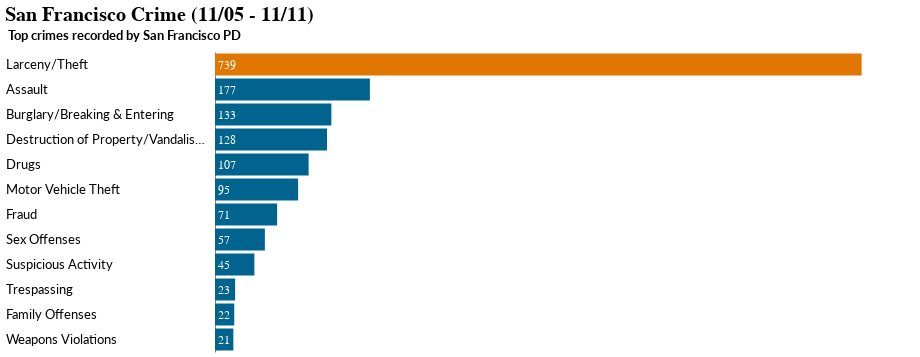

Source (notebook cell):
### Code cell
max_val = crime_counts_df.Count.max()

base = alt.Chart(crime_counts_df, title='San Francisco Crime (11/05 - 11/11)').encode(
x=alt.X('Count', axis=None),
y=alt.Y('Crime', title='Top crimes recorded by San Francisco PD', sort=list(crime_counts_df.Crime.values)))

bars = base.mark_bar(size=22).encode(color=alt.condition(
    alt.datum.Count == max_val,
    alt.value('#e17700'),
    alt.value('#00648e')))

text = alt.Chart(crime_counts_df).mark_text(
    color='white',
    align='left',
    size=12,
    x=3
).encode(
    alt.Text('Count:N'), alt.Y('Crime', sort=list(crime_counts_df.Crime.values)))

chart = bars + text
chart

### Figure 1 — Vega-Lite specification as saved in the notebook (floating-point values rounded to 4 significant figures)
{"$schema": "https://vega.github.io/schema/vega-lite/v3.4.0.json", "background": "white", "config": {"axisY": {"labelAlign": "left", "labelFont": "Lato", "labelFontSize": 13, "labelLimit": 200, "labelPadding": 210, "ticks": false, "titleAlign": "right", "titleAngle": 0, "titleFont": "Lato", "titleFontSize": 13, "titleX": 25, "titleY": -10}, "title": {"anchor": "start", "fontSize": 20}, "view": {"strokeOpacity": 0}}, "data": {"name": "data-7a388cda91bb37d8ef9cf331ff5bc7fc"}, "datasets": {"data-7a388cda91bb37d8ef9cf331ff5bc7fc": [{"Count": 739, "Crime": "Larceny/Theft"}, {"Count": 177, "Crime": "Assault"}, {"Count": 133, "Crime": "Burglary/Breaking & Entering"}, {"Count": 128, "Crime": "Destruction of Property/Vandalism"}, {"Count": 107, "Crime": "Drugs"}, {"Count": 95, "Crime": "Motor Vehicle Theft"}, {"Count": 71, "Crime": "Fraud"}, {"Count": 57, "Crime": "Sex Offenses"}, {"Count": 45, "Crime": "Suspicious Activity"}, {"Count": 23, "Crime": "Trespassing"}, {"Count": 22, "Crime": "Family Offenses"}, {"Count": 21, "Crime": "Weapons Violations"}]}, "height": 300, "layer": [{"encoding": {"color": {"condition": {"test": "(datum.Count === 739)", "value": "#e17700"}, "value": "#00648e"}, "x": {"axis": null, "field": "Count", "type": "quantitative"}, "y": {"field": "Crime", "sort": ["Larceny/Theft", "Assault", "Burglary/Breaking & Entering", "Destruction of Property/Vandalism", "Drugs", "Motor Vehicle Theft", "Fraud", "Sex Offenses", "Suspicious Activity", "Trespassing", "Family Offenses", "Weapons Violations"], "title": "Top crimes recorded by San Francisco PD", "type": "nominal"}}, "mark": {"size": 22, "type": "bar"}, "title": "San Francisco Crime (11/05 - 11/11)"}, {"encoding": {"text": {"field": "Count", "type": "nominal"}, "y": {"field": "Crime", "sort": ["Larceny/Theft", "Assault", "Burglary/Breaking & Entering", "Destruction of Property/Vandalism", "Drugs", "Motor Vehicle Theft", "Fraud", "Sex Offenses", "Suspicious Activity", "Trespassing", "Family Offenses", "Weapons Violations"], "type": "nominal"}}, "mark": {"align": "left", "color": "white", "size": 12, "type": "text", "x": 3}}], "width": 700}
